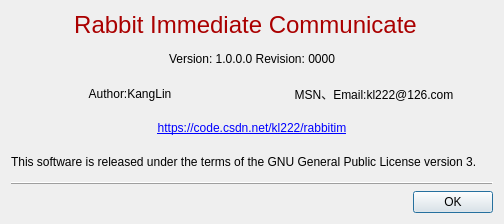
<?xml version="1.0" encoding="UTF-8"?>
<ui version="4.0">
 <class>CFrmAbout</class>
 <widget class="QFrame" name="CFrmAbout">
  <property name="geometry">
   <rect>
    <x>0</x>
    <y>0</y>
    <width>504</width>
    <height>224</height>
   </rect>
  </property>
  <property name="windowTitle">
   <string>About the program</string>
  </property>
  <layout class="QGridLayout" name="gridLayout">
   <item row="0" column="0">
    <layout class="QHBoxLayout" name="horizontalLayout">
     <item>
      <widget class="QLabel" name="lblName">
       <property name="sizePolicy">
        <sizepolicy hsizetype="Expanding" vsizetype="Preferred">
         <horstretch>0</horstretch>
         <verstretch>0</verstretch>
        </sizepolicy>
       </property>
       <property name="palette">
        <palette>
         <active>
          <colorrole role="WindowText">
           <brush brushstyle="SolidPattern">
            <color alpha="255">
             <red>170</red>
             <green>0</green>
             <blue>0</blue>
            </color>
           </brush>
          </colorrole>
         </active>
         <inactive>
          <colorrole role="WindowText">
           <brush brushstyle="SolidPattern">
            <color alpha="255">
             <red>170</red>
             <green>0</green>
             <blue>0</blue>
            </color>
           </brush>
          </colorrole>
         </inactive>
         <disabled>
          <colorrole role="WindowText">
           <brush brushstyle="SolidPattern">
            <color alpha="255">
             <red>120</red>
             <green>120</green>
             <blue>120</blue>
            </color>
           </brush>
          </colorrole>
         </disabled>
        </palette>
       </property>
       <property name="font">
        <font>
         <pointsize>18</pointsize>
        </font>
       </property>
       <property name="text">
        <string>Rabbit Immediate Communicate</string>
       </property>
       <property name="alignment">
        <set>Qt::AlignCenter</set>
       </property>
      </widget>
     </item>
     <item>
      <widget class="QLabel" name="lblLogo">
       <property name="textFormat">
        <enum>Qt::PlainText</enum>
       </property>
       <property name="alignment">
        <set>Qt::AlignCenter</set>
       </property>
      </widget>
     </item>
    </layout>
   </item>
   <item row="1" column="0">
    <widget class="QLabel" name="lblVersion">
     <property name="text">
      <string>Version: 1.0.0.0 Revision: 0000</string>
     </property>
     <property name="textFormat">
      <enum>Qt::PlainText</enum>
     </property>
     <property name="alignment">
      <set>Qt::AlignCenter</set>
     </property>
    </widget>
   </item>
   <item row="2" column="0">
    <layout class="QHBoxLayout" name="horizontalLayout_3">
     <item>
      <widget class="QLabel" name="label">
       <property name="text">
        <string>Author:KangLin</string>
       </property>
       <property name="alignment">
        <set>Qt::AlignCenter</set>
       </property>
      </widget>
     </item>
     <item>
      <widget class="QLabel" name="label_2">
       <property name="text">
        <string>MSN、Email:kl222@126.com</string>
       </property>
       <property name="alignment">
        <set>Qt::AlignCenter</set>
       </property>
      </widget>
     </item>
    </layout>
   </item>
   <item row="3" column="0">
    <layout class="QHBoxLayout" name="horizontalLayout_2">
     <item>
      <widget class="QLabel" name="lblHomePage">
       <property name="text">
        <string notr="true">&lt;a href='https://code.csdn.net/kl222/rabbitim'&gt;https://code.csdn.net/kl222/rabbitim&lt;/a&gt;</string>
       </property>
       <property name="textFormat">
        <enum>Qt::RichText</enum>
       </property>
       <property name="alignment">
        <set>Qt::AlignCenter</set>
       </property>
      </widget>
     </item>
    </layout>
   </item>
   <item row="4" column="0">
    <widget class="QLabel" name="lblCopyright">
     <property name="text">
      <string notr="true">This software is released under the terms of the GNU General Public License version 3.</string>
     </property>
     <property name="textFormat">
      <enum>Qt::PlainText</enum>
     </property>
     <property name="wordWrap">
      <bool>true</bool>
     </property>
    </widget>
   </item>
   <item row="5" column="0">
    <widget class="QFrame" name="frame">
     <property name="frameShape">
      <enum>QFrame::HLine</enum>
     </property>
     <property name="frameShadow">
      <enum>QFrame::Raised</enum>
     </property>
    </widget>
   </item>
   <item row="6" column="0">
    <widget class="QDialogButtonBox" name="btbButtons">
     <property name="standardButtons">
      <set>QDialogButtonBox::Ok</set>
     </property>
    </widget>
   </item>
  </layout>
 </widget>
 <layoutdefault spacing="6" margin="11"/>
 <resources/>
 <connections/>
</ui>
